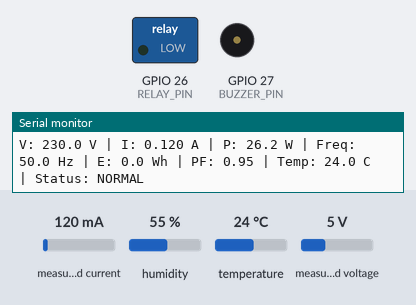
The sketch below on a simulated ESP32. Shown: switched loads named in the sketch (green lamp = pin HIGH), buzzer (waves = sounding, pin HIGH), the last lines printed to the serial monitor. Inputs (shaded band) come from the test bench; at power-on: measured current 120 mA, humidity 55 %, temperature 24 °C, measured voltage 5 V. WiFi joins after 1.5 s; servers stay silent unless stated; uploads are accepted with an empty reply.

Above: at 2.2 s.
2.3 s: measured current set to 208 mA
6.7 s: measured current set to 251 mA
At 7.9 s:
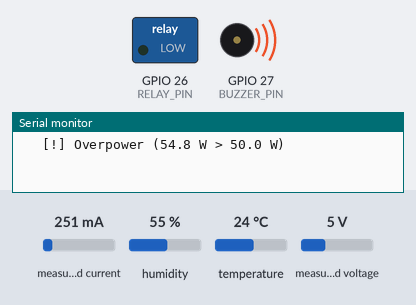
8.5 s: measured current set to 40 mA
At 10.2 s:
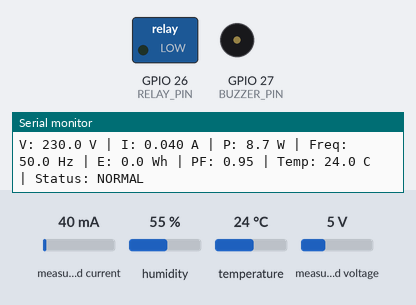
10.5 s: measured current set to 500 mA
At 11.9 s:
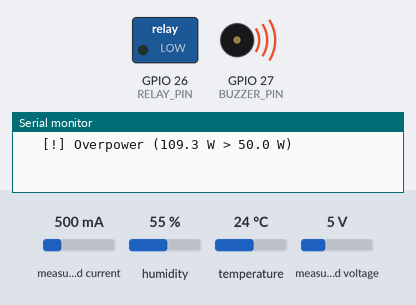
Timing chart, 0 to 13.5 s (numbered marks = the images above; inputs shaded):
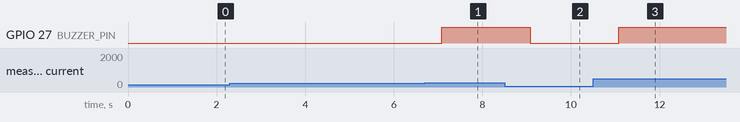

Measured:
- the behaviour switches between 229 and 230 mA on measured current (found by bisection; images 0 and 1)
- after the input at 6.7 s, GPIO 27 (BUZZER_PIN): LOW → HIGH after 0.39 s
- after the input at 8.5 s, GPIO 27 (BUZZER_PIN): HIGH → LOW after 0.58 s
- after the input at 10.5 s, GPIO 27 (BUZZER_PIN): LOW → HIGH after 0.58 s

The sketch:

EMORA_IoT.ino
```cpp
// EMORA dengan pengiriman data ke backend (WiFi + HTTP).
// Logika proteksi (ambang batas, buzzer, relai) sama dengan EMORA.ino dan berjalan di loop()
// tanpa bergantung pada internet. Pengiriman data berjalan di task terpisah sehingga koneksi
// yang lambat atau putus tidak menunda pembacaan sensor dan alarm.

#include <PZEM004Tv30.h>
#include <DHT.h>
#include <WiFi.h>
#include <WiFiClientSecure.h>
#include <HTTPClient.h>

#if !__has_include("config.h")
#error "Salin config.example.h menjadi config.h lalu isi WIFI_SSID, API_URL, DEVICE_KEY."
#endif
#include "config.h"
#include "payload.h"

// ----------------------------------------------------
// Pin (sesuai skema hardware)
// ----------------------------------------------------
#define RELAY_PIN    26   // Active LOW
#define DHT_PIN      14
#define BUZZER_PIN   27
#define DHT_TYPE     DHT22

PZEM004Tv30 pzem(Serial2, 16, 17);
DHT dht(DHT_PIN, DHT_TYPE);

// ----------------------------------------------------
// Ambang batas (sama dengan EMORA.ino)
// ----------------------------------------------------
const float VOLT_MIN          = 180.0;
const float VOLT_MAX          = 245.0;
const float CURRENT_MAX       = 2.0;
const float POWER_MAX         = 50.0;
const float TEMP_MAX          = 45.0;
const float FREQ_MIN          = 49.0;
const float FREQ_MAX          = 51.0;
const float PF_MIN            = 0.85;
const float ENERGY_MAX_HOURLY = 100.0;

unsigned long previousMillis = 0;
const long readInterval = 1000;

unsigned long lastHourMillis = 0;
const unsigned long oneHourInterval = 3600000;
float startHourEnergyWh = -1.0;

// ----------------------------------------------------
// Data terbaru untuk task jaringan (dilindungi spinlock)
// ----------------------------------------------------
portMUX_TYPE dataMux = portMUX_INITIALIZER_UNLOCKED;
Telemetry latest;
bool latestFresh = false;

void publishLatest(const Telemetry& t) {
  portENTER_CRITICAL(&dataMux);
  latest = t;
  latestFresh = true;
  portEXIT_CRITICAL(&dataMux);
}

bool takeLatest(Telemetry& out) {
  bool fresh;
  portENTER_CRITICAL(&dataMux);
  out = latest;
  fresh = latestFresh;
  latestFresh = false;
  portEXIT_CRITICAL(&dataMux);
  return fresh;
}

// ----------------------------------------------------
// Task jaringan (core 0): WiFi + POST ke backend
// ----------------------------------------------------
bool sendTelemetry(const Telemetry& t) {
  char body[384];
  if (buildTelemetryJson(body, sizeof(body), t) < 0) {
    Serial.println("[NET] Buffer JSON terlalu kecil");
    return false;
  }

  const bool https = strncmp(API_URL, "https", 5) == 0;
  WiFiClient plain;
  WiFiClientSecure secure;
  HTTPClient http;
  http.setTimeout(3000);

  bool begun;
  if (https) {
    // PENTING: setInsecure() tidak memverifikasi sertifikat server. Cukup untuk uji coba;
    // untuk pemakaian nyata ganti dengan secure.setCACert(<sertifikat root server>).
    secure.setInsecure();
    begun = http.begin(secure, API_URL);
  } else {
    begun = http.begin(plain, API_URL);
  }
  if (!begun) {
    Serial.println("[NET] URL tidak valid");
    return false;
  }

  http.addHeader("Content-Type", "application/json");
  http.addHeader("x-device-key", DEVICE_KEY);
  int code = http.POST((uint8_t*)body, strlen(body));
  http.end();

  if (code == 202) return true;
  Serial.printf("[NET] Gagal kirim, kode: %d%s\n", code,
                code == 401 ? " (DEVICE_KEY salah)" :
                code == 404 ? " (DEVICE_ID belum terdaftar di tabel devices)" :
                code == 400 ? " (payload ditolak)" :
                code < 0    ? " (tidak terhubung ke backend)" : "");
  return false;
}

void networkTask(void*) {
  WiFi.mode(WIFI_STA);
  WiFi.setAutoReconnect(true);
  WiFi.begin(WIFI_SSID, WIFI_PASSWORD);
  Serial.printf("[NET] Menghubungkan ke WiFi %s\n", WIFI_SSID);

  bool wasConnected = false;
  unsigned long lastSend = 0;

  for (;;) {
    bool connected = WiFi.status() == WL_CONNECTED;
    if (connected && !wasConnected) {
      Serial.printf("[NET] WiFi terhubung, IP %s, sinyal %d dBm\n",
                    WiFi.localIP().toString().c_str(), WiFi.RSSI());
    } else if (!connected && wasConnected) {
      Serial.println("[NET] WiFi terputus, mencoba menyambung ulang");
    }
    wasConnected = connected;

    if (connected && millis() - lastSend >= SEND_INTERVAL_MS) {
      Telemetry t;
      if (takeLatest(t)) {
        lastSend = millis();
        if (sendTelemetry(t)) Serial.println("[NET] Data terkirim");
      }
    }
    vTaskDelay(pdMS_TO_TICKS(200));
  }
}

// ----------------------------------------------------
void setup() {
  Serial.begin(115200);

  pinMode(RELAY_PIN, OUTPUT);
  pinMode(BUZZER_PIN, OUTPUT);
  digitalWrite(RELAY_PIN, LOW);   // Active LOW = ON
  digitalWrite(BUZZER_PIN, LOW);

  dht.begin();

  Serial.println("==================================================");
  Serial.println(" EMORA - MONITORING & MANAJEMEN ENERGI (IoT)      ");
  Serial.println(" Status Relay: ON (Daya Terhubung ke Beban)       ");
  Serial.printf (" Device: %s\n", DEVICE_ID);
  Serial.println("==================================================");

  xTaskCreatePinnedToCore(networkTask, "net", 8192, nullptr, 1, nullptr, 0);
  delay(1000);
}

void loop() {
  unsigned long currentMillis = millis();

  if (currentMillis - previousMillis >= readInterval) {
    previousMillis = currentMillis;

    float voltage     = pzem.voltage();
    float current     = pzem.current();
    float power       = pzem.power();
    float energyKwh   = pzem.energy();
    float frequency   = pzem.frequency();
    float pf          = pzem.pf();
    float temperature = dht.readTemperature();
    float humidity    = dht.readHumidity();

    if (isnan(voltage)) {
      Serial.println("[WARNING] Gagal membaca data dari sensor PZEM-004T!");
      return;
    }

    float currentEnergyWh = energyKwh * 1000.0f;

    if (startHourEnergyWh < 0.0) {
      startHourEnergyWh = currentEnergyWh;
      lastHourMillis = currentMillis;
    }
    if (currentMillis - lastHourMillis >= oneHourInterval) {
      lastHourMillis = currentMillis;
      startHourEnergyWh = currentEnergyWh;
    }
    float hourlyEnergyConsumed = currentEnergyWh - startHourEnergyWh;

    bool isVoltageAbnormal = (voltage < VOLT_MIN || voltage > VOLT_MAX);
    bool isCurrentAbnormal = (current > CURRENT_MAX);
    bool isPowerAbnormal   = (power > POWER_MAX);
    bool isTempAbnormal    = (!isnan(temperature) && temperature > TEMP_MAX);
    bool isFreqAbnormal    = (frequency < FREQ_MIN || frequency > FREQ_MAX);
    bool isPfAbnormal      = (pf < PF_MIN && power > 5.0);
    bool isEnergyAbnormal  = (hourlyEnergyConsumed > ENERGY_MAX_HOURLY);

    bool anomaly = isVoltageAbnormal || isCurrentAbnormal || isPowerAbnormal || isTempAbnormal ||
                   isFreqAbnormal || isPfAbnormal || isEnergyAbnormal;

    Serial.printf("V: %.1f V | I: %.3f A | P: %.1f W | Freq: %.1f Hz | E: %.1f Wh | PF: %.2f | Temp: %.1f C | Status: %s\n",
                  voltage, current, power, frequency, currentEnergyWh, pf, temperature,
                  anomaly ? "[ANOMALI DETEKSI]" : "NORMAL");

    if (anomaly) {
      digitalWrite(BUZZER_PIN, HIGH);
      if (isVoltageAbnormal) {
        Serial.printf("   [!] %s (%.1f V)\n", voltage < VOLT_MIN ? "Undervoltage" : "Overvoltage", voltage);
      }
      if (isCurrentAbnormal) Serial.printf("   [!] Overcurrent (%.3f A > %.3f A)\n", current, CURRENT_MAX);
      if (isPowerAbnormal)   Serial.printf("   [!] Overpower (%.1f W > %.1f W)\n", power, POWER_MAX);
      if (isTempAbnormal)    Serial.printf("   [!] Overheat (%.1f C > %.1f C)\n", temperature, TEMP_MAX);
      if (isFreqAbnormal)    Serial.printf("   [!] Frekuensi tidak normal (%.1f Hz)\n", frequency);
      if (isPfAbnormal)      Serial.printf("   [!] Power factor buruk (%.2f < %.2f)\n", pf, PF_MIN);
      if (isEnergyAbnormal)  Serial.printf("   [!] Batas energi jam ini terlampaui (%.1f Wh > %.1f Wh)\n", hourlyEnergyConsumed, ENERGY_MAX_HOURLY);
    } else {
      digitalWrite(BUZZER_PIN, LOW);
    }

    Telemetry t = {DEVICE_ID, voltage, current, power, currentEnergyWh, frequency, pf,
                   temperature, humidity, hourlyEnergyConsumed,
                   digitalRead(RELAY_PIN) == LOW, digitalRead(BUZZER_PIN) == HIGH};
    publishLatest(t);
  }
}
```

payload.h
```cpp
#pragma once
// Pembuat JSON telemetri. Sengaja tanpa dependensi Arduino agar bisa diuji di komputer.
// Nilai NaN/Inf ditulis sebagai null (JSON tidak mengenal NaN); backend menerima null.
#include <math.h>
#include <stdio.h>

struct Telemetry {
  const char* deviceId;
  float voltage, current, power, energyWh, frequency, pf;
  float temperature, humidity, hourlyEnergyWh;
  bool relayOn, buzzerOn;
};

static inline int appendNum(char* buf, size_t cap, int pos, const char* key, float v, int decimals) {
  if (pos < 0 || (size_t)pos >= cap) return -1;
  int n;
  if (isnan(v) || isinf(v)) n = snprintf(buf + pos, cap - pos, ",\"%s\":null", key);
  else n = snprintf(buf + pos, cap - pos, ",\"%s\":%.*f", key, decimals, (double)v);
  return (n < 0 || (size_t)(pos + n) >= cap) ? -1 : pos + n;
}

// Mengembalikan panjang JSON, atau -1 bila buffer terlalu kecil.
static inline int buildTelemetryJson(char* buf, size_t cap, const Telemetry& t) {
  int pos = snprintf(buf, cap, "{\"device_id\":\"%s\"", t.deviceId);
  if (pos < 0 || (size_t)pos >= cap) return -1;
  pos = appendNum(buf, cap, pos, "voltage", t.voltage, 1);
  pos = appendNum(buf, cap, pos, "current", t.current, 3);
  pos = appendNum(buf, cap, pos, "power", t.power, 1);
  pos = appendNum(buf, cap, pos, "energy_wh", t.energyWh, 2);
  pos = appendNum(buf, cap, pos, "frequency", t.frequency, 1);
  pos = appendNum(buf, cap, pos, "pf", t.pf, 2);
  pos = appendNum(buf, cap, pos, "temperature", t.temperature, 1);
  pos = appendNum(buf, cap, pos, "humidity", t.humidity, 1);
  pos = appendNum(buf, cap, pos, "hourly_energy_wh", t.hourlyEnergyWh, 2);
  if (pos < 0) return -1;
  int n = snprintf(buf + pos, cap - pos, ",\"relay_on\":%s,\"buzzer_on\":%s}",
                   t.relayOn ? "true" : "false", t.buzzerOn ? "true" : "false");
  return (n < 0 || (size_t)(pos + n) >= cap) ? -1 : pos + n;
}
```

config.example.h
```cpp
#pragma once
// Salin file ini menjadi config.h lalu isi nilainya. config.h tidak ikut ke repo.

#define WIFI_SSID      "nama-wifi-kamu"
#define WIFI_PASSWORD  "password-wifi-kamu"

// Alamat backend. Jangan pakai "localhost": itu menunjuk ke ESP32 sendiri.
// Uji di jaringan lokal : "http://192.168.1.10:4000/ingest"  (IP laptop yang menjalankan backend)
// Backend online (HTTPS): "https://api.contoh.com/ingest"
#define API_URL        "http://192.168.1.10:4000/ingest"

// Harus sama persis dengan INGEST_API_KEY di apps/api/.env
#define DEVICE_KEY     "ganti-dengan-string-acak"

// Harus sama dengan kolom id di tabel devices (Supabase)
#define DEVICE_ID      "emora-01"

// Jeda kirim data (ms). 5000 = 5 detik. Pembacaan sensor tetap tiap 1 detik.
#define SEND_INTERVAL_MS 5000
```
